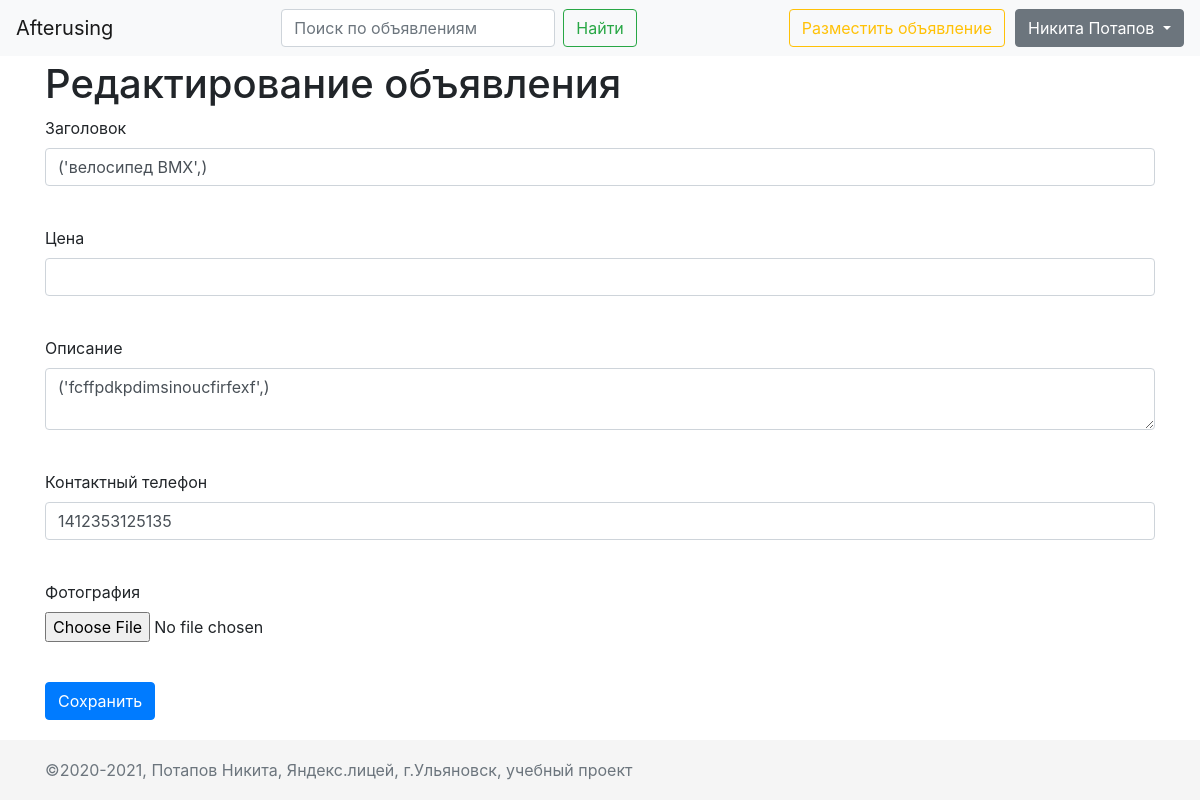
Page /edit_product/1 (signed in) on the committed database.
### data/users.py (models this page shows, shortened)
class User(SqlAlchemyBase, UserMixin, SerializerMixin):
    __tablename__ = 'users'
    id = sqlalchemy.Column(sqlalchemy.Integer,
                           primary_key=True, autoincrement=True)
    name = sqlalchemy.Column(sqlalchemy.String, nullable=True)
    email = sqlalchemy.Column(sqlalchemy.String,
                              index=True, unique=True, nullable=True)
    hashed_password = sqlalchemy.Column(sqlalchemy.String, nullable=True)
    modified_date = sqlalchemy.Column(sqlalchemy.DateTime)
    products = orm.relation("Product", back_populates='user')

### data/products.py (models this page shows, shortened)
class Product(SqlAlchemyBase, SerializerMixin):
    __tablename__ = 'products'
    id = sqlalchemy.Column(sqlalchemy.Integer,
                           primary_key=True, autoincrement=True, index=True)
    user_id = sqlalchemy.Column(sqlalchemy.Integer, sqlalchemy.ForeignKey('users.id'))
    user = orm.relation('User')
    path_to_img = sqlalchemy.Column(sqlalchemy.String, nullable=True)
    cost = sqlalchemy.Column(sqlalchemy.Integer, nullable=True)
    title = sqlalchemy.Column(sqlalchemy.String, nullable=True, index=True)
    content = sqlalchemy.Column(sqlalchemy.String, nullable=True)
    contact_number = sqlalchemy.Column(sqlalchemy.String, nullable=True)
    created_date = sqlalchemy.Column(sqlalchemy.DateTime)
    low_title = sqlalchemy.Column(sqlalchemy.String, nullable=True, index=True)
    low_content = sqlalchemy.Column(sqlalchemy.String, nullable=True)

### main.py (the view, shortened to what this page needs)
@app.route('/edit_product/<int:id>', methods=['GET', 'POST'])
@login_required
def edit_product(id):
    form = AddProductForm()
    if request.method == "GET":
        db_sess = db_session.create_session()
        product = db_sess.query(Product).filter(Product.id == id,
                                                Product.user_id == current_user.id).first()
        if product:
            form.cost.data = product.cost,
            form.title.data = product.title,
            form.content.data = product.content,
            form.contact_number.data = product.contact_number
        else:
            abort(404)
    return render_template('add_product.html',
                           title='Редактирование объявления',
                           form=form
                           )

### forms/product.py
class AddProductForm(FlaskForm):
    cost = IntegerField(label='Цена', validators=[DataRequired()])
    title = StringField(label='Заголовок', validators=[DataRequired()])
    content = TextAreaField('Описание', validators=[DataRequired()])
    contact_number = StringField('Контактный телефон', validators=[DataRequired()])
    image = FileField(label='Фотография')
    submit = SubmitField('Сохранить')

### data/db_session.py (called while the page is built)
def create_session() -> Session:
    global __factory
    return __factory()

### main.py (called while the page is built)
@login_manager.user_loader
def load_user(user_id):
    db_sess = db_session.create_session()
    return db_sess.query(User).get(user_id)

### templates/add_product.html (shortened to what this page needs)
{% extends "base.html" %}
{% block content %}
<h1>{{title}}</h1>
<form action="" method="post" enctype="multipart/form-data">
    <p>
        {{ form.title.label }}<br>
        {{ form.title(class="form-control") }}<br>
    </p>
    <p>
        {{ form.cost.label }}<br>
        {{ form.cost(class="form-control") }}<br>
    </p>
    <p>
        {{ form.content.label }}<br>
        {{ form.content(class="form-control") }}<br>
    </p>
    <p>
        {{ form.contact_number.label }}<br>
        {{ form.contact_number(class="form-control") }}<br>
    </p>
    <p>
        {{ form.image.label }}<br>
        {{ form.image(class="form-control-file") }}<br>
    </p>
    <p>{{ form.submit(type="submit", class="btn btn-primary") }}</p>
</form>
{% endblock %}

### templates/header.html (shortened to what this page needs)
{% block header %}
<nav class="navbar navbar-expand-md navbar-light fixed-top bg-light">
    <div class="collapse navbar-collapse d-flex justify-content-between" id="navbarCollapse">
        <div class="nav-item">
            <a class="navbar-brand" href="/">Afterusing</a>
        </div>
        <div class="nav-item">
            <form class="form-inline mt-2 mt-md-0">
                <input class="form-control mr-sm-2" type="text" placeholder="Поиск по объявлениям"
                       aria-label="Search" name="q" value="{{ request.args.get('q', '') }}">
                <button class="btn btn-outline-success my-2 my-sm-0" type="submit">Найти</button>
            </form>
        </div>
        <div class="nav-item">
            <div class="d-flex">
                <a class="btn btn-outline-warning my-2 my-sm-0" style="margin-right: 10px;" href="/add_product">Разместить объявление</a>
                {% if current_user.is_authenticated %}
                <div class="dropdown">
                  <a class="btn btn-secondary dropdown-toggle" href="#" role="button" id="dropdownMenuLink" data-toggle="dropdown" aria-haspopup="true" aria-expanded="false">
                    {{ current_user.name }}
                  </a>
                </div>
                {% else %}
                <div class="d-flex">
                    <a class="btn btn-outline-info my-2 my-sm-0" href="/register">Зарегистрироваться</a>
                    <a class="btn btn-secondary my-2 my-sm-0" href="/login">Войти</a>
                </div>
                {% endif %}
            </div>
        </div>
    </div>
</nav>
{% endblock %}

### static/css/style.css (style rules this page uses)
html { position: relative; min-height: 100%; }
body { margin-bottom: 60px; max-height: 100%; }

### rows in the picture
User: name "Никита Потапов"
Product: title "('велосипед BMX',)", content "('fcffpdkpdimsinoucfirfexf',)", contact_number "1412353125135"

### other values in the picture
{{ title }} "Редактирование объявления"
